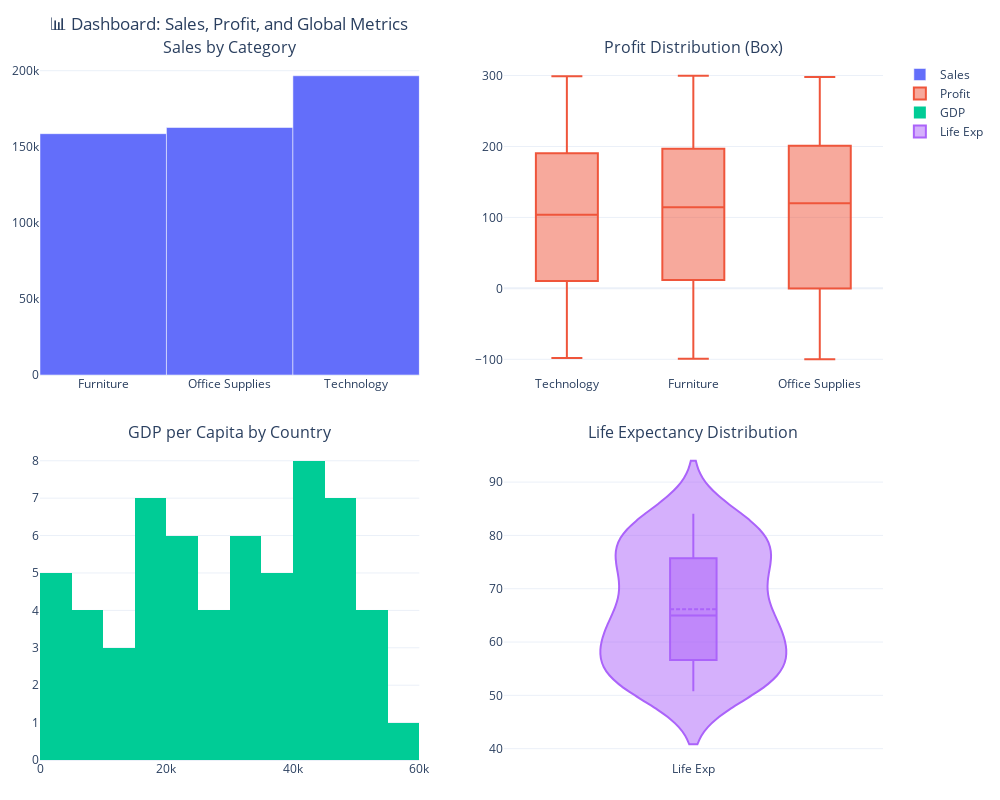

Notebook source saved alongside this figure:
### Code cell
# 🧱 Create 2×2 Subplot Dashboard

fig = create_subplots(
    rows=2,
    cols=2,
    subplot_titles=[
        "Sales by Category",
        "Profit Distribution (Box)",
        "GDP per Capita by Country",
        "Life Expectancy Distribution"
    ]
)

# Top-left: Sales by Category
bar_data = store_df.groupby("Category")["Sales"].sum().reset_index()
trace1 = go.Bar(x=bar_data["Category"], y=bar_data["Sales"], name="Sales")
add_trace_to_subplot(fig, trace1, row=1, col=1)

# Top-right: Profit Box
trace2 = go.Box(x=store_df["Category"], y=store_df["Profit"], name="Profit")
add_trace_to_subplot(fig, trace2, row=1, col=2)

# Bottom-left: GDP Histogram
trace3 = go.Histogram(x=world_df["GDP_per_capita"], nbinsx=20, name="GDP")
add_trace_to_subplot(fig, trace3, row=2, col=1)

# Bottom-right: Life Expectancy Violin Plot
trace4 = go.Violin(y=world_df["Life_Expectancy"], box_visible=True, meanline_visible=True, name="Life Exp")
add_trace_to_subplot(fig, trace4, row=2, col=2)

# Layout tweaks
fig = update_subplot_layout(fig, title="📊 Dashboard: Sales, Profit, and Global Metrics", height=800)
fig = apply_dashboard_margins(fig)
fig.show()

### Figure 1 — Plotly figure (JSON) as saved in the notebook; plotly's stock layout.template omitted (floating-point values rounded to 4 significant figures; data arrays with more than 128 entries replaced by an {"elided": "..."} marker saying what was removed)
{"data": [{"name": "Sales", "type": "bar", "x": ["Furniture", "Office Supplies", "Technology"], "xaxis": "x", "y": [158600.0, 162700.0, 196700.0], "yaxis": "y"}, {"name": "Profit", "type": "box", "x": {"elided": "1000 str values"}, "xaxis": "x2", "y": {"elided": "1000 float values"}, "yaxis": "y2"}, {"name": "GDP", "nbinsx": 20, "type": "histogram", "x": [17470.0, 20310.0, 54910.0, 3363.0, 26120.0, 30220.0, 44180.0, 18450.0, 29310.0, 45090.0, 46540.0, 47600.0, 1080.0, 20640.0, 42190.0, 47470.0, 31370.0, 7547.0, 22570.0, 34080.0, 15080.0, 52400.0, 21810.0, 4213.0, 30590.0, 41020.0, 37640.0, 53620.0, 53980.0, 10720.0, 9879.0, 25580.0, 21460.0, 12150.0, 39040.0, 39120.0, 42110.0, 18940.0, 47570.0, 46420.0, 27900.0, 17830.0, 15040.0, 8462.0, 34190.0, 9729.0, 18790.0, 46340.0, 1253.0, 39190.0, 40350.0, 41660.0, 41000.0, 37430.0, 20260.0, 32060.0, 2330.0, 40620.0, 12470.0, 56660.0], "xaxis": "x3", "yaxis": "y3"}, {"box": {"visible": true}, "meanline": {"visible": true}, "name": "Life Exp", "type": "violin", "xaxis": "x4", "y": [75.55, 70.28, 81.44, 66.47, 63.8, 52.91, 83.25, 72.67, 60.67, 50.85, 80.6, 62.96, 71.96, 51.14, 71.44, 52.83, 81.85, 62.8, 56.13, 77.08, 53.97, 74.6, 59.36, 63.05, 79.03, 68.65, 78.0, 66.03, 60.09, 53.92, 57.15, 73.88, 65.54, 50.77, 64.41, 61.42, 79.47, 54.62, 57.94, 51.66, 55.82, 84.06, 51.44, 59.11, 51.21, 65.7, 82.22, 83.17, 75.85, 60.34, 77.99, 75.61, 54.09, 57.71, 71.29, 77.34, 68.84, 53.06, 61.12, 81.8], "yaxis": "y4"}], "layout": {"annotations": [{"font": {"size": 16}, "showarrow": false, "text": "Sales by Category", "x": 0.225, "xanchor": "center", "xref": "paper", "y": 1, "yanchor": "bottom", "yref": "paper"}, {"font": {"size": 16}, "showarrow": false, "text": "Profit Distribution (Box)", "x": 0.775, "xanchor": "center", "xref": "paper", "y": 1, "yanchor": "bottom", "yref": "paper"}, {"font": {"size": 16}, "showarrow": false, "text": "GDP per Capita by Country", "x": 0.225, "xanchor": "center", "xref": "paper", "y": 0.45, "yanchor": "bottom", "yref": "paper"}, {"font": {"size": 16}, "showarrow": false, "text": "Life Expectancy Distribution", "x": 0.775, "xanchor": "center", "xref": "paper", "y": 0.45, "yanchor": "bottom", "yref": "paper"}], "height": 800, "margin": {"b": 40, "l": 40, "r": 40, "t": 60}, "showlegend": true, "title": {"text": "📊 Dashboard: Sales, Profit, and Global Metrics"}, "width": 1000, "xaxis": {"anchor": "y", "domain": [0, 0.45]}, "xaxis2": {"anchor": "y2", "domain": [0.55, 1]}, "xaxis3": {"anchor": "y3", "domain": [0, 0.45]}, "xaxis4": {"anchor": "y4", "domain": [0.55, 1]}, "yaxis": {"anchor": "x", "domain": [0.55, 1]}, "yaxis2": {"anchor": "x2", "domain": [0.55, 1]}, "yaxis3": {"anchor": "x3", "domain": [0, 0.45]}, "yaxis4": {"anchor": "x4", "domain": [0, 0.45]}}}
